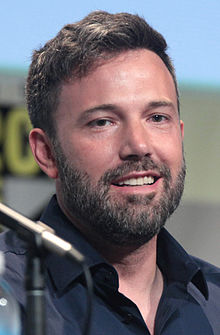
#> input picture Faces/Ben afflek/Ben8 (1).jpg, 220 x 335 px, found by its file name; its folder holds only this picture in this run
$ python faces_train.py
#> lines starting #> are read from the running program, lines starting #| are printed output that depends on the picture
import os
import cv2 as cv
import numpy as np

people = ['Ben Afflek', 'Elton Jhon', 'Jerry Seinfield', 'Madonna', 'Mindy Kaling']
DIR ="C:\\Users\HRITHIK REDDY\Opencv\Face detect-recog\Faces"

haar_cascade = cv.CascadeClassifier('haar_face.xml')

features = []
labels = []

def create_train():
    for person in people:
        paths = os.path.join(DIR,person)
        label = people.index(person)

        for img in os.listdir(paths):
            img_path = os.path.join(paths,img)
            img_array = cv.imread(img_path)
#> img_array is the input picture: shape (335, 220, 3); mean B, G, R 114.7, 108.2, 113.6
            if img_array is None:
                continue

            gray = cv.cvtColor(img_array, cv.COLOR_BGR2GRAY)
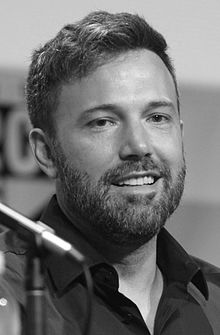
#> gray: shape (335, 220); min 1, max 255, mean 110.6

            faces_rect = haar_cascade.detectMultiScale(gray, scaleFactor=1.1, minNeighbors=4)
#> faces_rect = [[63, 64, 141, 141]]

            for (x,y,w,h) in faces_rect:
                faces_roi = gray[y:y+h, x:x+w]
                features.append(faces_roi)
                labels.append(label)
#> this loop made 1 pass
#> pass 1, in create_train, `faces_roi = gray[y:y+h, x:x+w]`:
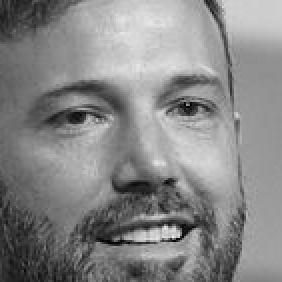
#> faces_roi: shape (141, 141) (shown 2 times larger); min 1, max 240, mean 134.7
#> after the loop, features = 1 item; labels = [0]
#> pass 2 of the loop in create_train, `for person in people:`:
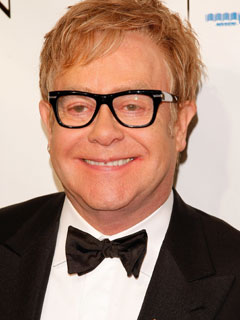
#> input picture Faces/Elton Jhon/Elton (1).jpg, 240 x 320 px, found by its file name
#> in create_train, img_array is the input picture: shape (320, 240, 3); mean B, G, R 119.8, 135.5, 167.8
#> in create_train, `gray = cv.cvtColor(img_array, cv.COLOR_BGR2GRAY)`:
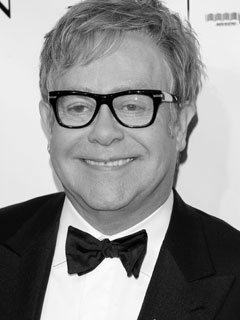
#> gray: shape (320, 240); min 0, max 254, mean 143.4
#> faces_rect = [[43, 40, 158, 158]]
#> the loop in create_train, `for (x,y,w,h) in faces_rect:` made 1 pass
#> pass 1, in create_train, `faces_roi = gray[y:y+h, x:x+w]`:
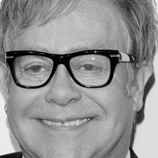
#> faces_roi: shape (158, 158); min 0, max 244, mean 145.9
#> after the loop in create_train, `for (x,y,w,h) in faces_rect:`: features = 2 items; labels = [0, 1]

#> (the run stopped early here; a loop or call above may not have finished)
